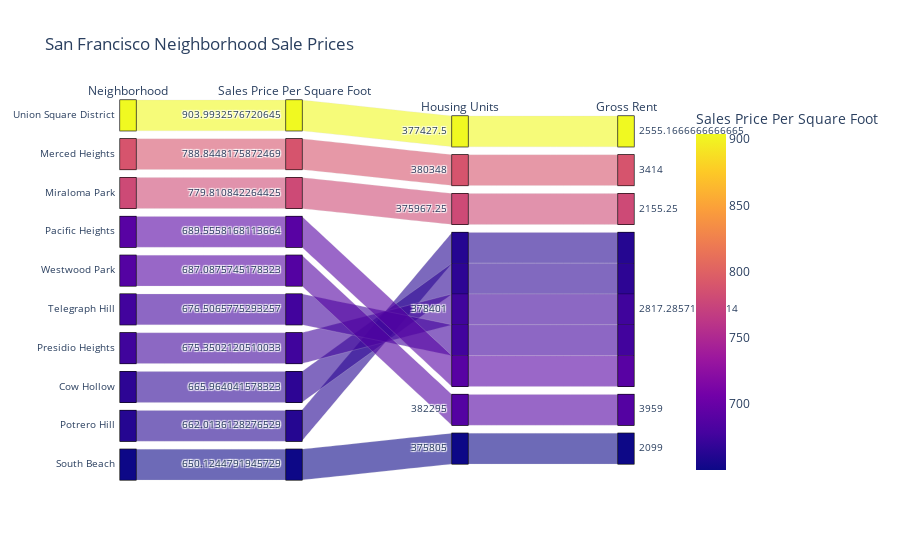

The cell this chart's notebook holds for it:
### Code cell
# Parallel Categories Plot
px.parallel_categories(
    top_10_expensive_neighborhoods,
    dimensions=["neighborhood", "sale_price_sqr_foot", "housing_units", "gross_rent"],
    color= "sale_price_sqr_foot",
    labels={
        "neighborhood": "Neighborhood",
        "sale_price_sqr_foot": "Sales Price Per Square Foot",
        "housing_units": "Housing Units",
        "gross_rent": "Gross Rent",
    },
    title= "San Francisco Neighborhood Sale Prices"
)

### Figure 1 — Plotly figure (JSON) as saved in the notebook; plotly's stock layout.template omitted (floating-point values rounded to 4 significant figures)
{"data": [{"dimensions": [{"label": "Neighborhood", "values": ["Union Square District", "Merced Heights", "Miraloma Park", "Pacific Heights", "Westwood Park", "Telegraph Hill", "Presidio Heights", "Cow Hollow", "Potrero Hill", "South Beach"]}, {"label": "Sales Price Per Square Foot", "values": [904.0, 788.8, 779.8, 689.6, 687.1, 676.5, 675.4, 666.0, 662.0, 650.1]}, {"label": "Housing Units", "values": [377400.0, 380348, 376000.0, 378401, 382295, 378401, 378401, 378401, 378401, 375805]}, {"label": "Gross Rent", "values": [2555.0, 3414, 2155.0, 2817.0, 3959, 2817.0, 2817.0, 2817.0, 2817.0, 2099]}], "domain": {"x": [0, 1], "y": [0, 1]}, "line": {"color": [904.0, 788.8, 779.8, 689.6, 687.1, 676.5, 675.4, 666.0, 662.0, 650.1], "coloraxis": "coloraxis"}, "name": "", "type": "parcats"}], "layout": {"autosize": true, "coloraxis": {"colorbar": {"title": {"text": "Sales Price Per Square Foot"}}, "colorscale": [[0, "#0d0887"], [0.1111, "#46039f"], [0.2222, "#7201a8"], [0.3333, "#9c179e"], [0.4444, "#bd3786"], [0.5556, "#d8576b"], [0.6667, "#ed7953"], [0.7778, "#fb9f3a"], [0.8889, "#fdca26"], [1, "#f0f921"]]}, "legend": {"tracegroupgap": 0}, "title": {"text": "San Francisco Neighborhood Sale Prices"}}}
